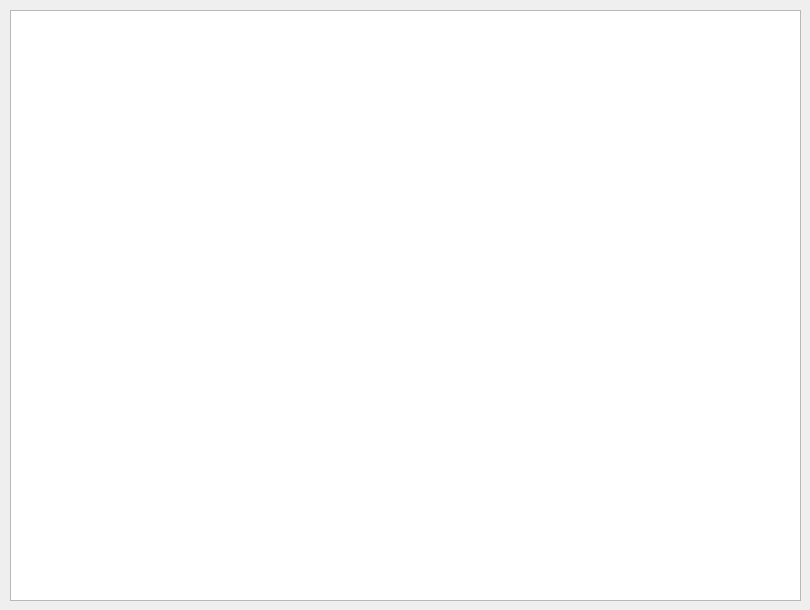
<?xml version="1.0" encoding="UTF-8"?>
<ui version="4.0">
 <class>MainWindow</class>
 <widget class="QMainWindow" name="MainWindow">
  <property name="geometry">
   <rect>
    <x>0</x>
    <y>0</y>
    <width>810</width>
    <height>610</height>
   </rect>
  </property>
  <property name="windowTitle">
   <string>MainWindow</string>
  </property>
  <widget class="QWidget" name="centralwidget">
   <widget class="QTableWidget" name="table">
    <property name="geometry">
     <rect>
      <x>10</x>
      <y>10</y>
      <width>791</width>
      <height>591</height>
     </rect>
    </property>
   </widget>
  </widget>
 </widget>
 <resources/>
 <connections/>
</ui>
